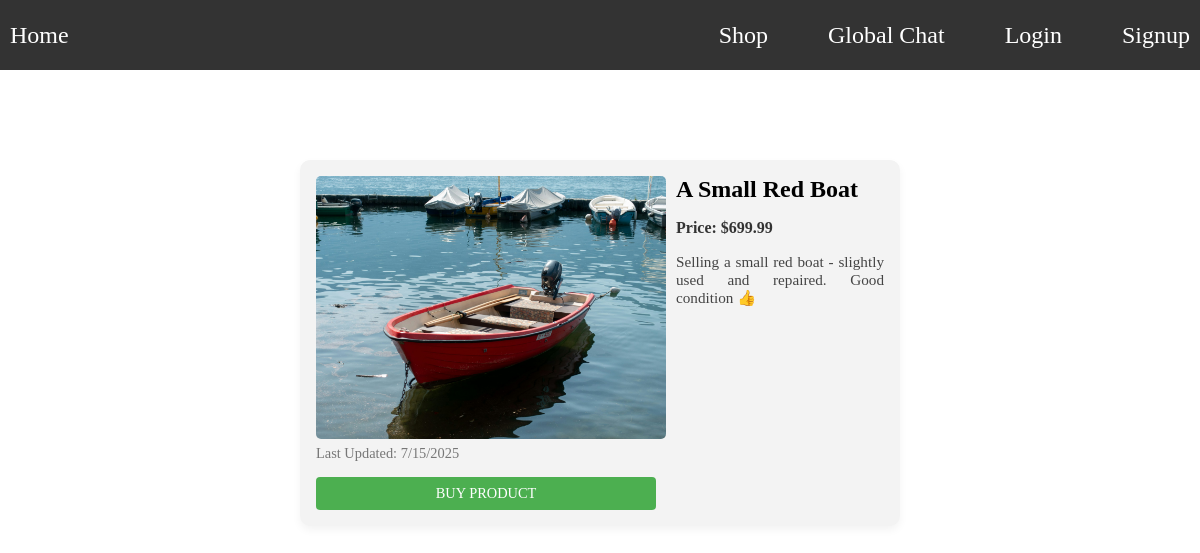
Page /product/1 on the committed database.
### models.py (models this page shows)
class Product(db.Model):
    __tablename__ = 'product'
    id: Mapped[int] = mapped_column(primary_key=True)
    title: Mapped[str] = mapped_column(String(100), nullable=False)
    price: Mapped[int] = mapped_column(nullable=False)
    picture: Mapped[str] = mapped_column(String(50), default="default.jpg")
    description: Mapped[str] = mapped_column(Text)
    sold: Mapped[bool] = mapped_column(Boolean, default=False)
    date_created: Mapped[DateTime] = mapped_column(DateTime(timezone=True), server_default=func.now(), nullable=False)
    date_modified: Mapped[DateTime] = mapped_column(DateTime(timezone=True), server_default=func.now(), onupdate=func.now(), nullable=False)
    user_id: Mapped[int] = mapped_column(ForeignKey("user.id", ondelete="CASCADE"), nullable=False)

### main.py (the view)
@app.route("/product/<int:product_id>")
def view_product(product_id):
    product = db.session.get(Product, product_id)
    current_username = session.get('username')
    user = get_user_by(User.username, current_username)
    if not product:
        return redirect(url_for('view_products'))
    return render_template('product.html', user=user, product=product)

### main.py (called while the page is built)
def get_user_by(column, value):
    stmt = db.select(User).where(column==value)
    return db.session.execute(stmt).scalar_one_or_none()

### templates/product.html (shortened to what this page needs)
{% extends "base.html" %}
{% block extra_styling %}
<link rel="stylesheet" href="{{ url_for('static', filename='css/product.css') }}">
<link rel="stylesheet" href="{{ url_for('static', filename='css/modal.css') }}">
{% endblock %}
{% block content %}
<div class="product-block">
    <div class="product-left">
        <img src="/static/images/{{product.picture}}" alt="Product Image" id="productImage" class="product-img">
        <div class="product-date" id="utc-time" data-utc="{{ product.date_modified.isoformat() }}">
        </div>
    </div>
    <h2 class="product-title">{{ product.title }}</h2>
    <p class="product-price">Price: ${{"%.2f"|format(product.price)}}</p>
    <p class="product-description">
        {{product.description}}
    </p>
    <div class="product-actions">
        {% if user and user.id==product.user_id and product.sold==False %}
            <button onClick="updateProduct( '{{product.id}}' )" class="bttn update">UPDATE PRODUCT</button>
            <button onClick="deleteProduct( '{{product.id}}' )" class="bttn delete">DELETE PRODUCT</button>
        {% elif product.sold==False %}
            <a data-product-id="{{ product.id }}" data-username="{{ user.username if user else '' }}" onClick="buyProduct(this)" class="bttn buy">BUY PRODUCT</a>
        {% else %}
            <button type="button" class="bttn sold" disabled>This product was sold</button>
        {% endif %}
    </div>
</div>
{% endblock %}

### static/css/styles.css (style rules this page uses)
* { box-sizing: border-box; }
html, body { margin: 0; padding: 0; background-color: #e9ecef; }

### static/css/product.css (style rules this page uses)
.product-block { background: #f3f3f3; border-radius: 10px; box-shadow: 0 4px 8px rgba(0, 0, 0, 0.05); padding: 16px; max-width: 600px; margin: auto; margin-top: 10vh; }
.product-img { min-width: 350px; max-width: 350px; width: 100%; aspect-ratio: 4 / 3; object-fit: cover; border-radius: 5px; transition: 0.3s; cursor: pointer; }
.product-left { float: left; padding-right: 10px; }
.product-description { text-align: justify; }
.product-description { margin-top: 4px; font-size: 0.95rem; color: #444; text-overflow: ellipsis; }
.product-actions { display: flex; width: 350px; }
.bttn { padding: 8px 12px; font-size: 0.9rem; border: none; border-radius: 4px; transition: background 0.3s ease; flex: 1; margin-right: 10px; cursor: pointer; color: white; text-align: center; margin-top: 15px; }
.buy { background: #4CAF50; }
.product-title { font-size: 1.5rem; margin: 0; }
.product-price { font-weight: bold; color: #333; }
.product-date { margin-top: 2px; font-size: 0.9rem; color: #777; text-align: left; }

### rows in the picture
Product: picture (picture), title "A Small Red Boat", price "699.99", description "Selling a small red boat - slightly used and repaired. Good condition 👍"
